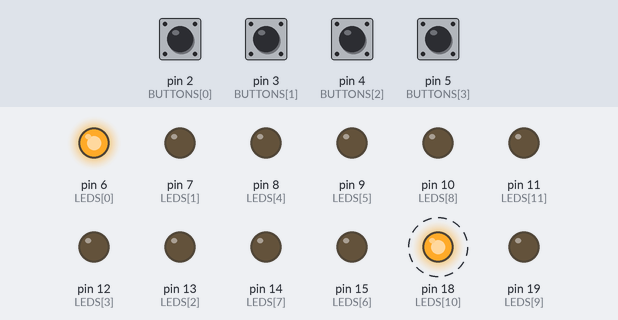
A sketch run on a simulated Arduino Uno, built with avr-gcc and run on an emulated ATmega328P. Shown: output pins drawn as LEDs (lit = HIGH). Dashed ring = blinking. The inputs (shaded band) are chosen by the test bench; at power-on: pin 2 (BUTTONS[0]), pin 3 (BUTTONS[1]), pin 4 (BUTTONS[2]), pin 5 (BUTTONS[3]) LOW. Random numbers use the default seed unless the sketch sets one.

Above: at 0.78 s.
1.3 s: pin 3 (BUTTONS[1]) pulled HIGH for 0.15 s
At 1.99 s:
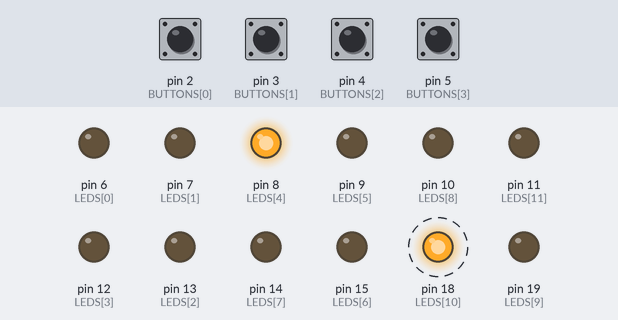
4.3 s: pin 5 (BUTTONS[3]) pulled HIGH for 0.15 s
At 5.04 s:
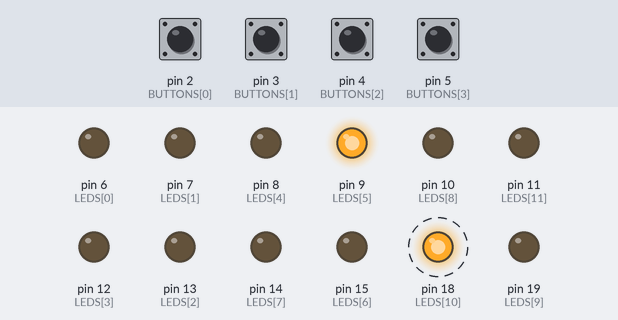
7.3 s: pin 2 (BUTTONS[0]) pulled HIGH for 0.15 s
At 7.47 s:
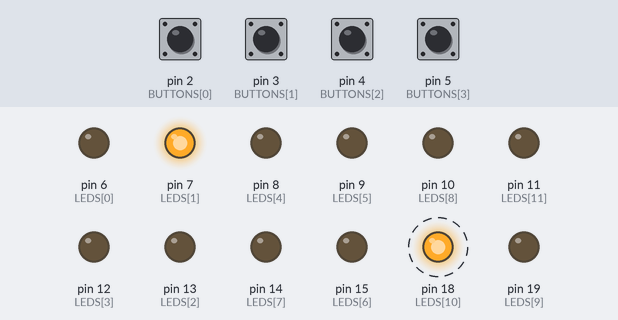
10.3 s: pin 5 (BUTTONS[3]) pulled HIGH for 1 s
At 10.5 s:
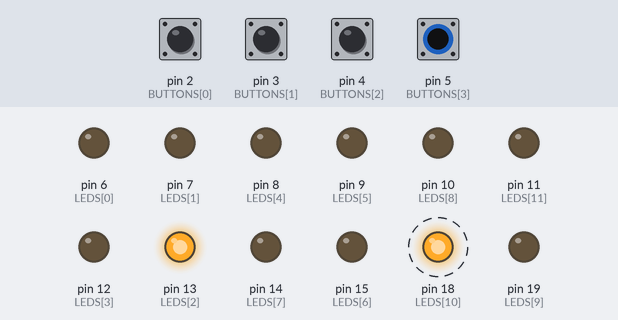
13.3 s: pin 3 (BUTTONS[1]) pulled HIGH for 1 s
At 13.54 s:
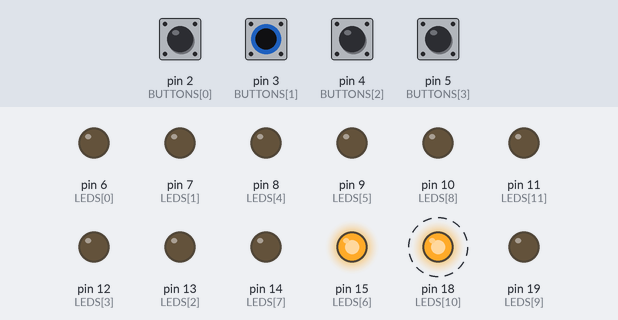
16.3 s: pin 3 (BUTTONS[1]) pulled HIGH for 0.15 s
At 16.58 s:
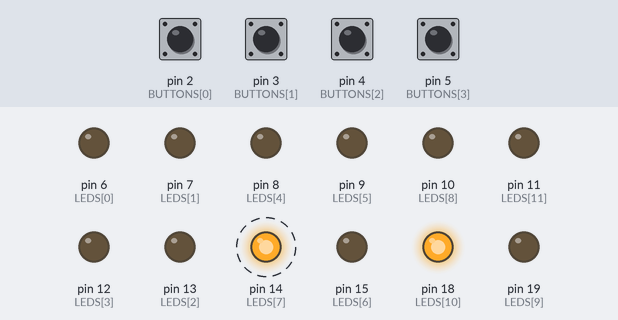
Timing chart, 0 to 20.3 s (numbered marks = the images above; inputs shaded):
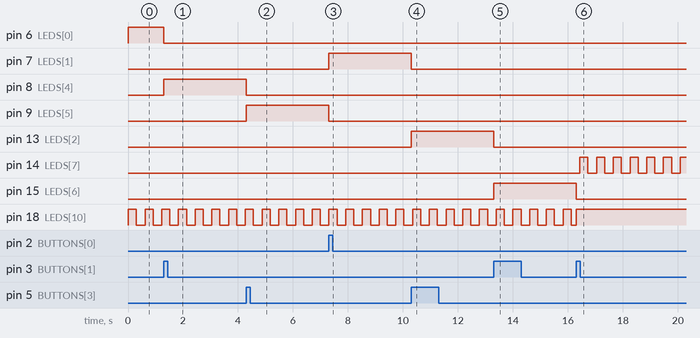

Measured:
- after the input at 1.3 s, pin 6 (LEDS[0]): HIGH → LOW at once; pin 8 (LEDS[4]): LOW → HIGH at once
- after the input at 4.3 s, pin 8 (LEDS[4]): HIGH → LOW at once; pin 9 (LEDS[5]): LOW → HIGH at once
- after the input at 7.3 s, pin 7 (LEDS[1]): LOW → HIGH at once; pin 9 (LEDS[5]): HIGH → LOW at once
- after the input at 10.3 s, pin 7 (LEDS[1]): HIGH → LOW at once; pin 13 (LEDS[2]): LOW → HIGH at once
- after the input at 13.3 s, pin 13 (LEDS[2]): HIGH → LOW at once; pin 15 (LEDS[6]): LOW → HIGH at once
- after the input at 16.3 s, pin 14 (LEDS[7]): alternates HIGH for 0.29 s and LOW for 0.31 s, starting after 0.14 s; pin 15 (LEDS[6]): HIGH → LOW at once

The sketch:

flag_capture.ino
```cpp
//int leds[12] = {6,7,8,9,10,11,12,13,14,15,18,19};
int MAXX = 4;
int MAXY = 3;
int LEDS[] = {6, 7, 13,12,
              8, 9, 15,14,
              10,19,18,11};

int BUTTONS[] = {2, 3, 4, 5}; // up, down, left, right
boolean pressed[4];

int BLINK_PERIOD = 30;

int px;
int py;
int tx;
int ty;

int framecnt;

void setup() {

  // Setup outputs
  for(int i = 0; i < 12; i++){
    pinMode(LEDS[i], OUTPUT);
    digitalWrite(LEDS[i], LOW);
  }

  // Setup inputs
  for(int i = 0; i < 4; i++){
   pinMode(BUTTONS[i], INPUT);
   pressed[i] = false;
  }

  // Set player
  px = 0;
  py = 0;

  // Initilize RNG
  randomSeed(0);

  tx = 2;
  ty = 2;
  framecnt = 0;

}

int to1D(int x, int y, int xsize){
  return y * xsize + x;
}

int canWalk(int x, int y){
  if (y < 0 || y >= MAXY || x < 0 || x >= MAXX){
    return false;
  }
  return true;
}

void draw(){
  // Target
  boolean target_state;
  if (framecnt < BLINK_PERIOD){
    // Turn on target light
    target_state = HIGH;
  }
  else{
    // Turn off target light
    target_state = LOW;

    // Reset frame counter
    if (framecnt >= BLINK_PERIOD*2){
      framecnt = 0;
    }
  }

  for (int i = 0; i < MAXX; i++){
    for(int j = 0; j < MAXY; j++){
      if (i == px && j == py){
        // Player
        digitalWrite(LEDS[to1D(i, j, MAXX)], HIGH);
      }
      else if (i == tx && j == ty){
        // Target
        digitalWrite(LEDS[to1D(i, j, MAXX)], target_state);
      }
      else{
        // Clear the rest
        digitalWrite(LEDS[to1D(i, j, MAXX)], LOW);
      }
    }
  }
}

void movePlayer(int i){
  if (i == 0){
     if (canWalk(px, py - 1)){
       py--;
     }
  }
  else if (i == 1){
     if (canWalk(px, py + 1)){
       py++;
     }
  }
  else if (i == 2){
     if (canWalk(px - 1, py)){
       px--;
     }
  }
  else{
     if (canWalk(px + 1, py)){
       px++;
     }
  }
}

void input(){
  // Movement
  for (int i = 0; i < 4; i++){
    if (!pressed[i] && digitalRead(BUTTONS[i]) == HIGH){
      movePlayer(i);
      pressed[i] = true;
    }
    else if (digitalRead(BUTTONS[i]) == LOW){
      pressed[i] = false;
    }
  }
}

void checkWin(){
 if (px == tx && py == ty){
   tx = random(MAXX);
   ty = random(MAXY);
 }
}

void loop() {
  delay(10);
  framecnt++;
  input();
  draw();
  checkWin();
}
```
